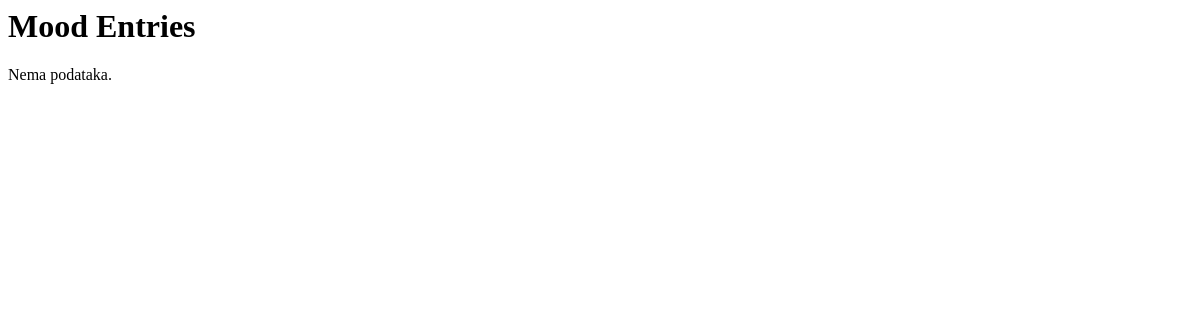
Page /moods/ on the earlier database version.
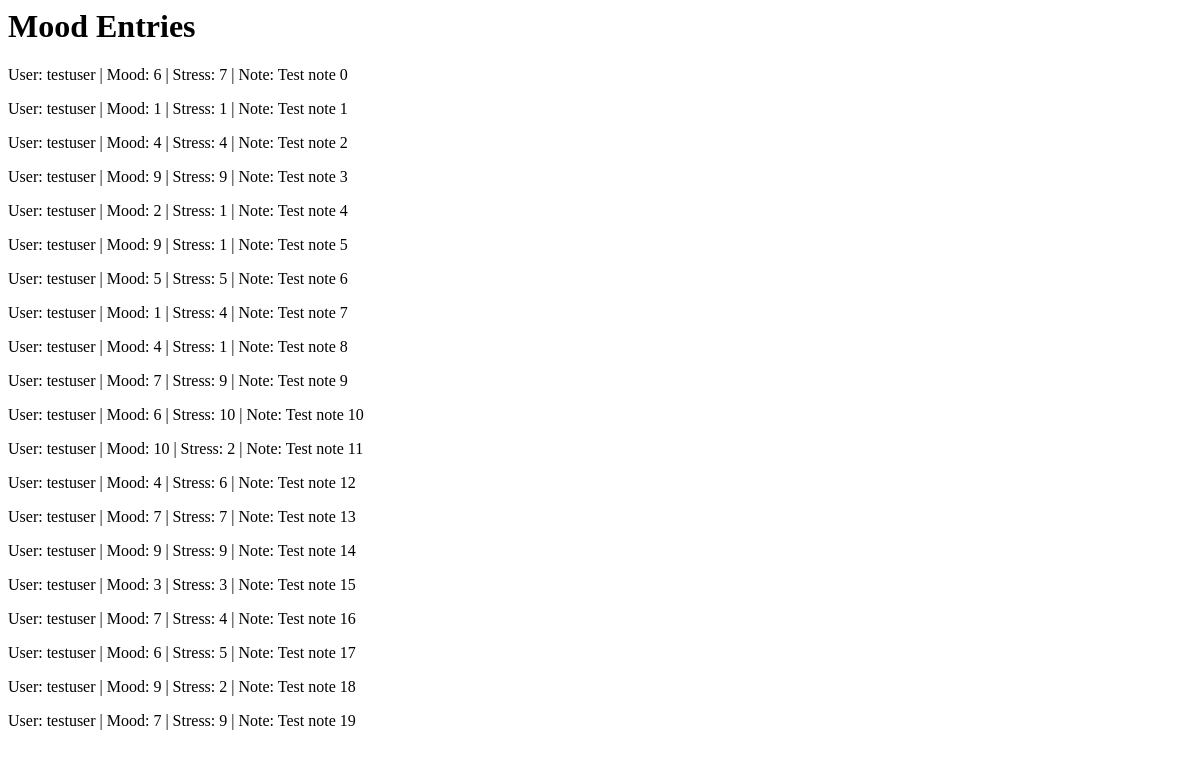
Same page on the later database version.
### main/models.py (models this page shows, shortened)
class MoodEntry(models.Model):
    user = models.ForeignKey(settings.AUTH_USER_MODEL, on_delete=models.CASCADE, related_name="mood_entries")
    mood = models.PositiveSmallIntegerField()    # 1-10
    stress = models.PositiveSmallIntegerField()  # 1-10
    note = models.TextField(blank=True)
    created_at = models.DateTimeField(auto_now_add=True)

### main/views.py (the view)
# urls.py: path("moods/", MoodListView.as_view(), name="mood_list"),
class MoodListView(ListView):
    model = MoodEntry
    template_name = "main/mood_list.html"
    context_object_name = "moods"

### main/templates/main/mood_list.html
<h1>Mood Entries</h1>
{% for mood in moods %}
    <p>
        User: {{ mood.user }} |
        Mood: {{ mood.mood }} |
        Stress: {{ mood.stress }} |
        Note: {{ mood.note }}
    </p>
{% empty %}
    <p>Nema podataka.</p>
{% endfor %}

Differences in the rows shown:
added MoodEntry: user "testuser", mood "6", stress "7", note "Test note 0"
added MoodEntry: user "testuser", mood "1", stress "1", note "Test note 1"
added MoodEntry: user "testuser", mood "4", stress "4", note "Test note 2"
added MoodEntry: user "testuser", mood "9", stress "9", note "Test note 3"
added MoodEntry: user "testuser", mood "2", stress "1", note "Test note 4"
added MoodEntry: user "testuser", mood "9", stress "1", note "Test note 5"
added MoodEntry: user "testuser", mood "5", stress "5", note "Test note 6"
added MoodEntry: user "testuser", mood "1", stress "4", note "Test note 7"
added MoodEntry: user "testuser", mood "4", stress "1", note "Test note 8"
added MoodEntry: user "testuser", mood "7", stress "9", note "Test note 9"
added MoodEntry: user "testuser", mood "6", stress "10", note "Test note 10"
added MoodEntry: user "testuser", mood "10", stress "2", note "Test note 11"
added MoodEntry: user "testuser", mood "4", stress "6", note "Test note 12"
added MoodEntry: user "testuser", mood "7", stress "7", note "Test note 13"
added MoodEntry: user "testuser", mood "9", stress "9", note "Test note 14"
added MoodEntry: user "testuser", mood "3", stress "3", note "Test note 15"
added MoodEntry: user "testuser", mood "7", stress "4", note "Test note 16"
added MoodEntry: user "testuser", mood "6", stress "5", note "Test note 17"
added MoodEntry: user "testuser", mood "9", stress "2", note "Test note 18"
added MoodEntry: user "testuser", mood "7", stress "9", note "Test note 19"
Other differences:
text no longer shown: "Nema podataka."
